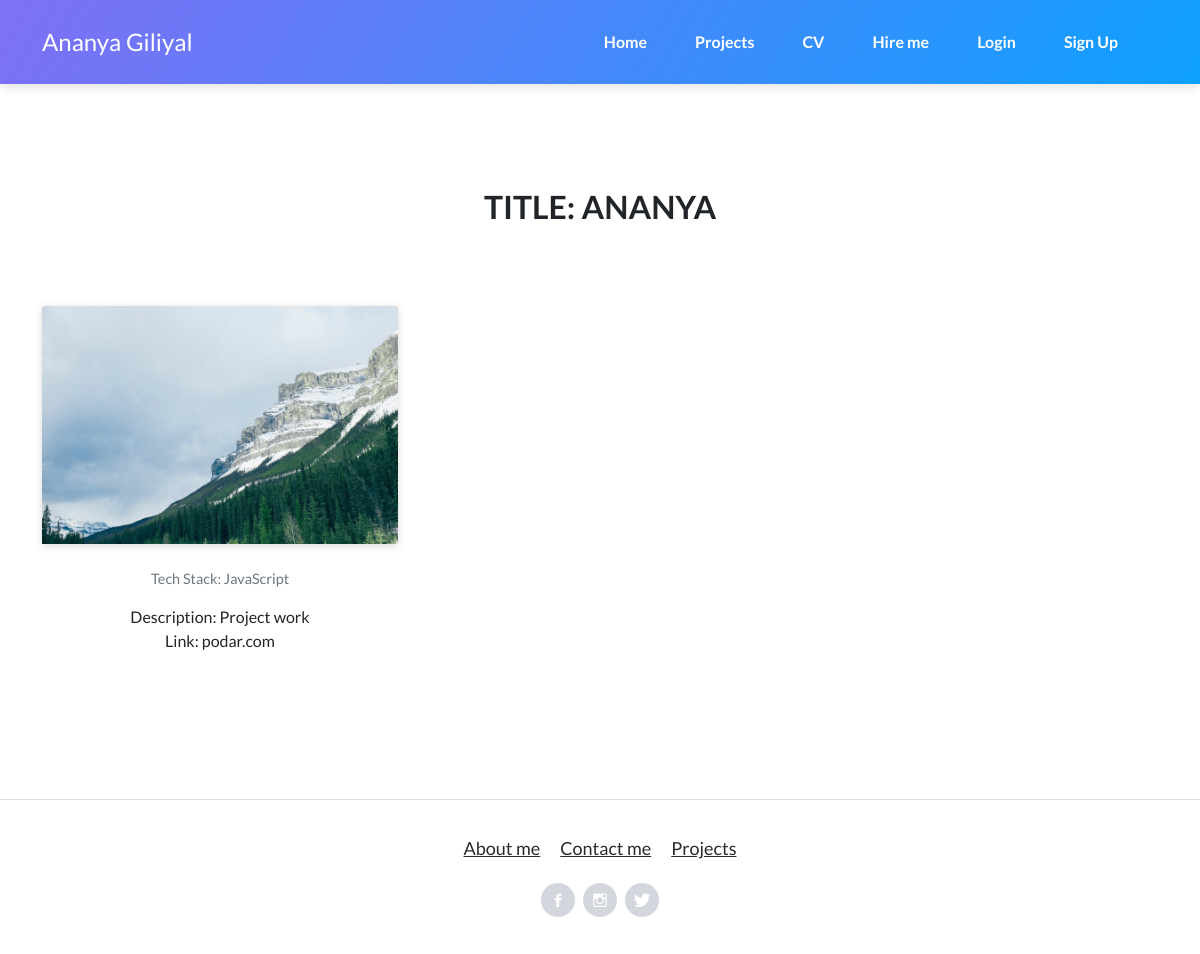
/projectDetails/Ananya/, run on the app's committed database.
### home/models.py (models this page shows, shortened)
class Project(models.Model):
    name = models.CharField(max_length= 100)
    techStack = models.CharField(max_length=100)
    description = models.CharField(max_length=400)
    link = models.CharField(max_length=50)
    updated_at = models.DateTimeField(auto_now=True)
    created_at = models.DateTimeField(auto_now_add=True)
    class Meta:
        verbose_name_plural = "Project"

### home/views.py (the view)
# urls.py: path("projectDetails/<str:hm>/", views.projectDetails, name ="details"),
def projectDetails(request, hm):
    fetch_data = Project.objects.get(name=hm)
    context = {"fetch_data":fetch_data}
    return render(request, 'projectDetails.html', context)

### templates/projectDetails.html (shortened to what this page needs)
{% extends './common/base.html'%}
{% load static %}
{% block content%}
<main class="page projects-page">
    <section class="portfolio-block projects-cards">
        <div class="container">
            <div class="heading">
                <h2>Title: {{fetch_data.name}}</h2>
            </div>
            <div class="row">
                <div class="col-md-6 col-lg-4">
                    <div class="card border-0"><a href="#"><img class="card-img-top scale-on-hover"
                                src="{% static '/img/nature/image1.jpg' %}" alt="Card Image"></a>
                        <div class="card-body">
                            <p class="text-muted card-text">Tech Stack: {{fetch_data.techStack}}</p>
                            <span>Description: {{fetch_data.description}}</span><br />
                            <span>Link: {{fetch_data.link}} </span>
                        </div>
                    </div>
                </div>
            </div>
        </div>
    </section>
</main>
{% endblock %}

### data on the page
Project: name "ANANYA", techStack "JavaScript", description "Project work", link "podar.com"
